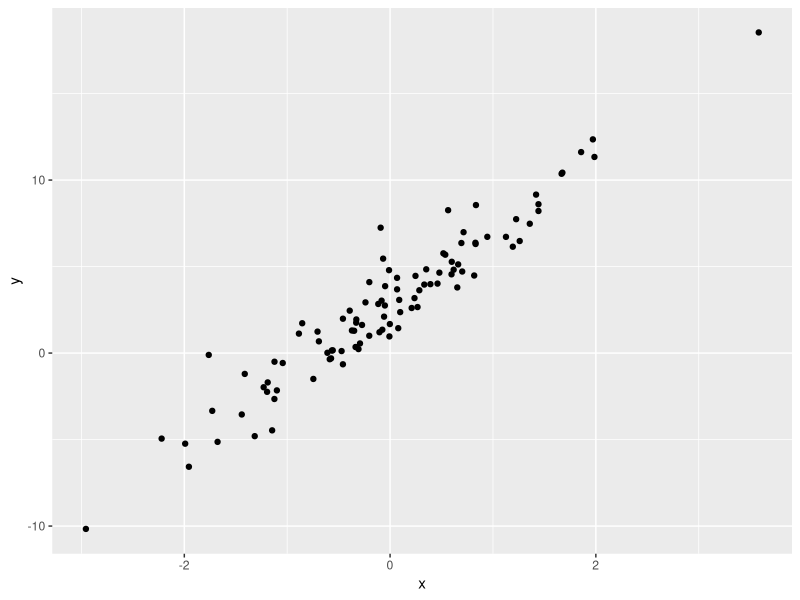
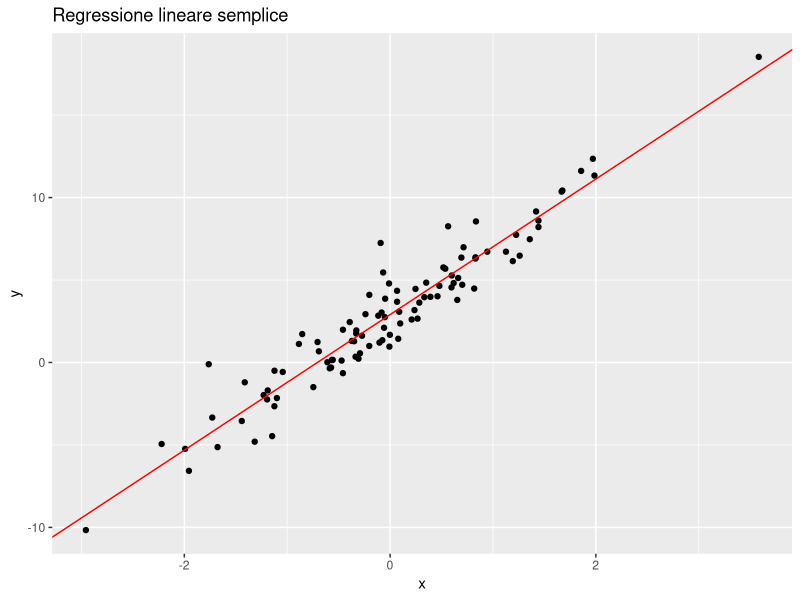
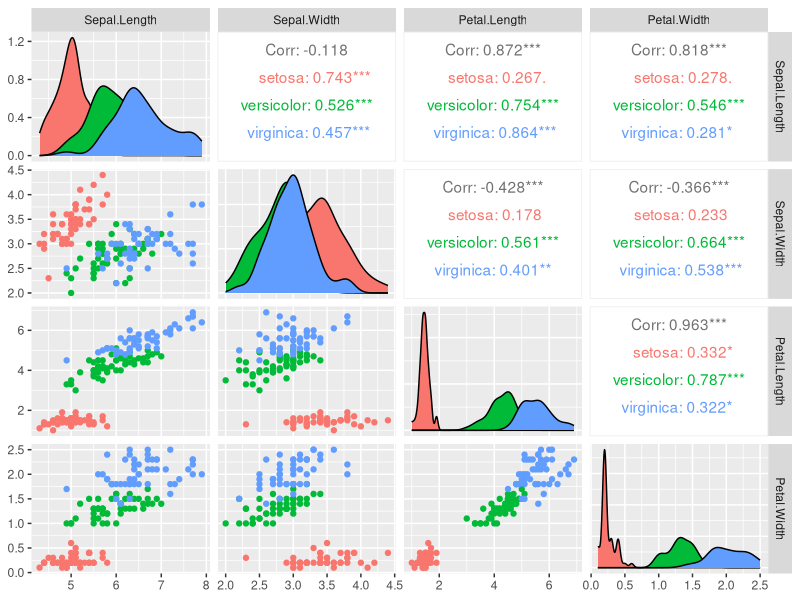
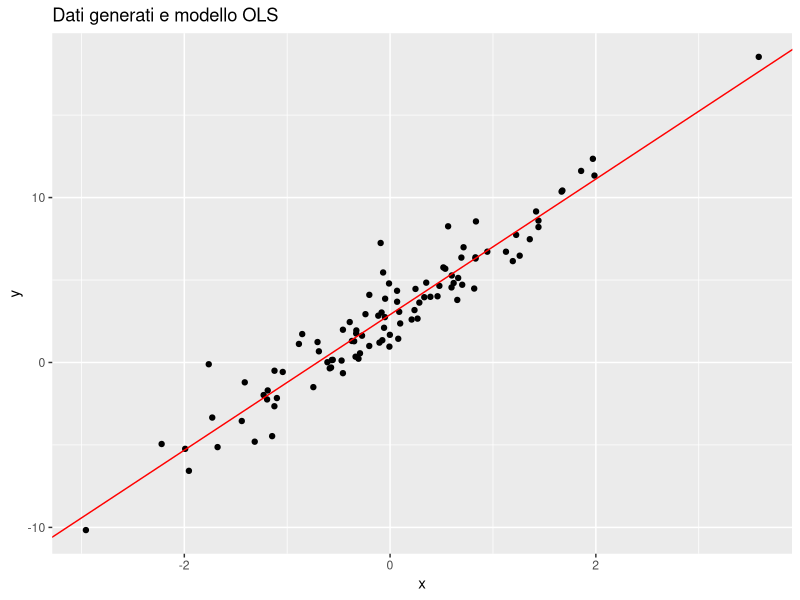
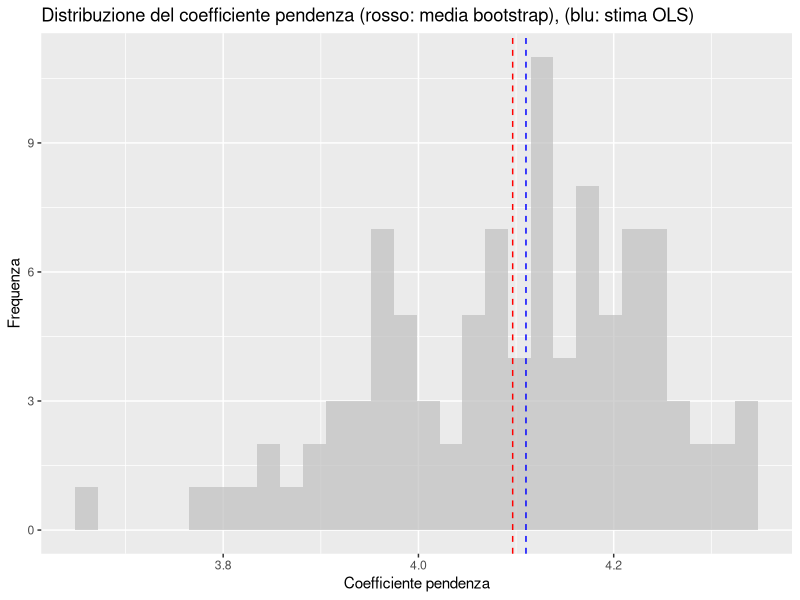
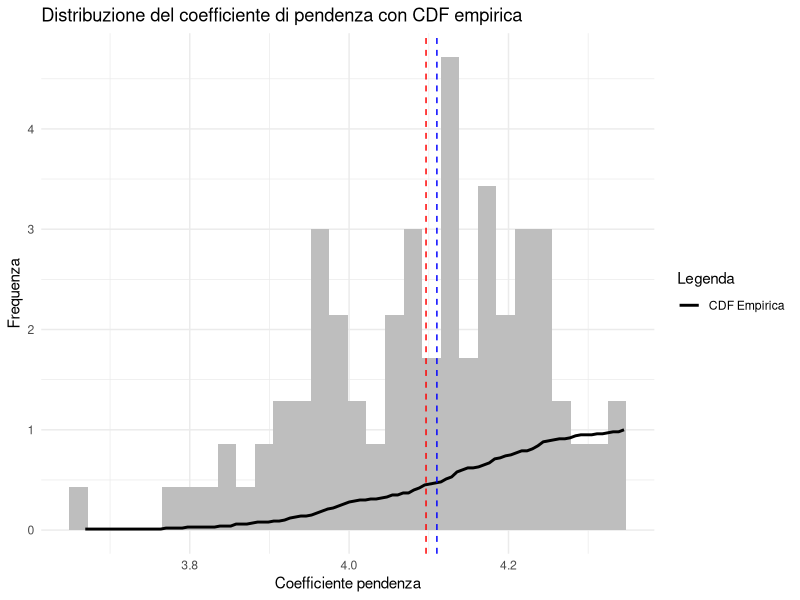
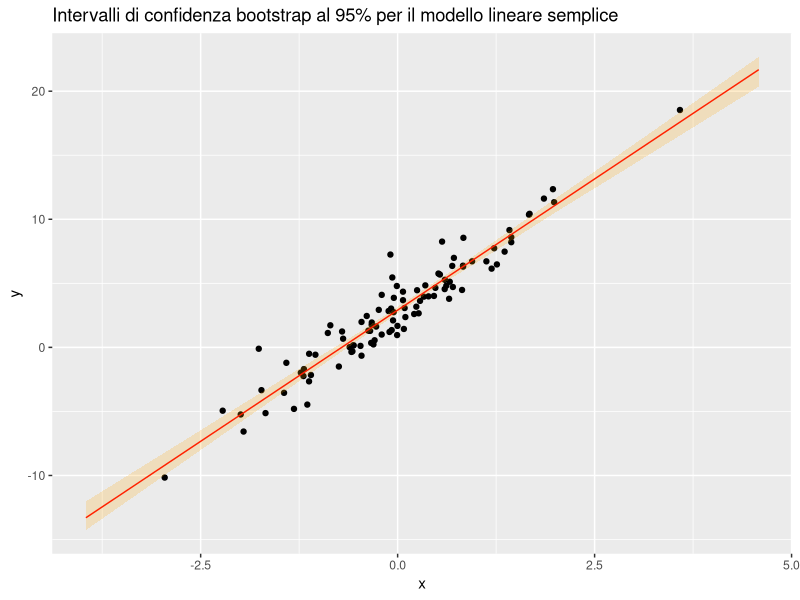
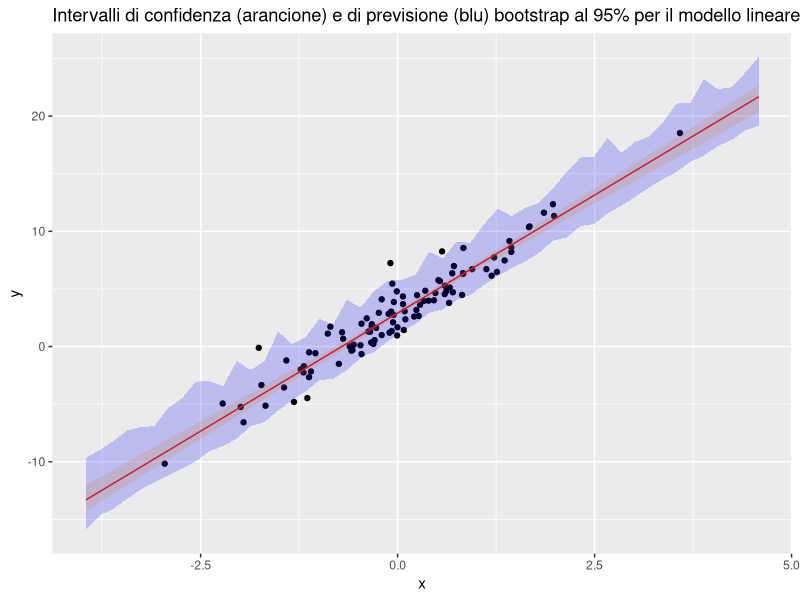

Write the R code that produced these figures, in order.
## ---- chunk 1
knitr::opts_chunk$set(warning = FALSE, message = FALSE, echo=FALSE) 
library(ggplot2)
library(class)
## ---- chunk 2
set.seed(42)
n <- 100
x <- rt(n, df=10)
# sort x
y <- 4*x+3 + rt(n,df=5) # rumore pesante
df <- data.frame(x = x, y = y)
ggplot(df, aes(x = x, y = y)) +
  geom_point() 
## ---- chunk 3
# calcola retta di regressione e plot

y_model <- lm( y ~ ., data = df)

  
ggplot() +
  geom_point(data = df, aes(x = x, y = y)) +
  geom_abline(slope = y_model$coefficients[2], intercept = y_model$coefficients[1], colour='red')+
  ggtitle("Regressione lineare semplice")
## ---- chunk 4
library(GGally)
# esempio di regressione multipla sul dataset iris
ggpairs(iris, columns=1:4, aes(color=Species))
## ---- chunk 5
# stima dei coefficienti tramite OLS
print(lm(Sepal.Length ~ Sepal.Width + Petal.Length + Petal.Width, data=iris)$coefficients)
## ---- chunk 6
X <- as.matrix(cbind(1, iris[,2:4]))
y <- as.matrix(iris$Sepal.Length)
beta_ols <- solve(t(X) %*% X) %*% t(X) %*% y
print(beta_ols)
## ---- chunk 7
# stima empirica dei coefficienti modello regressione lineare tramite bootstrap



# plot model
ggplot(df, aes(x=x, y=y)) +
  geom_point() +
  geom_abline(slope=y_model$coefficients[2], intercept=y_model$coefficients[1], color='red') +
  ggtitle("Dati generati e modello OLS")


# stima dei coefficienti OLS
print(paste("Coefficienti OLS: intercetta", round(y_model$coefficients[1],2), "pendenza", round(y_model$coefficients[2],2)))
## ---- chunk 8

#bootstrap
set.seed(42)
B <- 100
beta_boot <- matrix(0, nrow=B, ncol=2)
n <- nrow(df)
for (b in 1:B) {
  indices <- sample(1:n, size=n, replace=TRUE)
  df_b <- df[indices, ]
  model_b <- lm(y ~ x, data=df_b)
  beta_boot[b, ] <- model_b$coefficients
}
# calcolo media e deviazione standard bootstrap
beta_mean <- colMeans(beta_boot)
# istogramma
beta_df <- data.frame(beta_0 = beta_boot[,1], beta_1 = beta_boot[,2])
ggplot(beta_df, aes(x=beta_1)) +
  geom_histogram(bins=30, fill='grey', alpha=0.7) +
  ggtitle("Distribuzione del coefficiente pendenza (rosso: media bootstrap), (blu: stima OLS)")+
  # aggiungi linea media
  geom_vline(xintercept=beta_mean[2], color='red', linetype='dashed')+
  # aggiungi linea OLS 
  geom_vline(xintercept=y_model$coefficients[2], color='blue', linetype='dashed')+
  # aggiungi legenda
  labs(x='Coefficiente pendenza', y='Frequenza')
  
## ---- chunk 9
beta_df <- data.frame(beta_0 = beta_boot[,1], beta_1 = beta_boot[,2])

# Calcolo della CDF empirica
beta_ecdf <- ecdf(beta_df$beta_1)

# Creazione del grafico
ggplot(beta_df, aes(x=beta_1)) +
  geom_histogram(aes(y=..density..), bins=30, fill='grey', alpha=1) +
  stat_function(fun=beta_ecdf, aes(color="CDF Empirica"), size=1) +
  ggtitle("Distribuzione del coefficiente di pendenza con CDF empirica") +
  # Aggiungi linea media
  geom_vline(xintercept=beta_mean[2], color='red', linetype='dashed') +
  # Aggiungi linea OLS 
  geom_vline(xintercept=lm(y ~ x, data=df)$coefficients[2], color='blue', linetype='dashed') +
  # Aggiungi legenda
  labs(x='Coefficiente pendenza', y='Frequenza') +
  scale_color_manual(name = "Legenda", values = "black", labels = "CDF Empirica") +
  theme_minimal()
## ---- chunk 10
# calcolo intervalli di confidenza bootstrap al 95%
alpha <- 0.05
ci_beta_0 <- quantile(beta_boot[,1], probs=c(alpha/2, 1-alpha/2))
ci_beta_1 <- quantile(beta_boot[,2], probs=c(alpha/2, 1-alpha/2))
## ---- chunk 11
# calcolo intervalli di confidenza per il modello in un punto x_new

x_new <- 1.5
h_boot <- numeric(B)
for (b in 1:B) {
  h_boot[b] <- beta_boot[b,1] + beta_boot[b,2] * x_new
}
# calcolo media e intervallo di confidenza al 95%
h_mean <- mean(h_boot)
ci_h <- quantile(h_boot, probs=c(alpha/2, 1-alpha/2))

## ---- chunk 12

# plot di barre di intervalli di confidenza bootstrap

x_seq <- seq(min(x)-1, max(x)+1, length.out=50)
h_seq <- numeric(length(x_seq))
ci_lower <- numeric(length(x_seq))
ci_upper <- numeric(length(x_seq))
for (i in 1:length(x_seq)) {
  x_val <- x_seq[i]
  h_boot <- numeric(B)
  for (b in 1:B) {
    h_boot[b] <- beta_boot[b,1] + beta_boot[b,2] * x_val
  }
  h_seq[i] <- mean(h_boot)
  ci <- quantile(h_boot, probs=c(alpha/2, 1-alpha/2))
  ci_lower[i] <- ci[1]
  ci_upper[i] <- ci[2]
}
# plot
ci_df <- data.frame(x = x_seq, h = h_seq, ci_lower = ci_lower, ci_upper = ci_upper)
ggplot() +
  geom_point(data = df, aes(x = x, y = y)) +
  geom_line(data = ci_df, aes(x = x, y = h), color='red') +
  geom_ribbon(data = ci_df, aes(x = x, ymin = ci_lower, ymax = ci_upper), alpha=0.2, fill='orange') +
  ggtitle("Intervalli di confidenza bootstrap al 95% per il modello lineare semplice")
## ---- chunk 13

# calcolo intervalli di previsione per una nuova osservazione in x_new
# stima residui OoB
residuals_oob <- numeric(0)
for (b in 1:B) {
  indices <- sample(1:n, size=n, replace=TRUE)
  oob_indices <- setdiff(1:n, unique(indices))
  if (length(oob_indices) > 0) {
    df_b <- df[indices, ]
    model_b <- lm(y ~ x, data=df_b)
    preds_oob <- predict(model_b, newdata=df[oob_indices, ])
    residuals_oob <- c(residuals_oob, df$y[oob_indices] - preds_oob)
  }
}
# calcolo previsioni bootstrap
y_new_boot <- numeric(B)
for (b in 1:B) {
  h_b <- beta_boot[b,1] + beta_boot[b,2] * x_new
  epsilon_b <- sample(residuals_oob, size=1)
  y_new_boot[b] <- h_b + epsilon_b
}
# calcolo media e intervallo di previsione al 95%
y_new_mean <- mean(y_new_boot)
ci_y_new <- quantile(y_new_boot, probs=c(alpha/2, 1-alpha/2))

## ---- chunk 14

# plot di barre di intervalli di previsione bootstrap
ci_pred_lower <- numeric(length(x_seq))
ci_pred_upper <- numeric(length(x_seq))
for (i in 1:length(x_seq)) {
  x_val <- x_seq[i]
  y_new_boot <- numeric(B)
  for (b in 1:B) {
    h_b <- beta_boot[b,1] + beta_boot[b,2] * x_val
    epsilon_b <- sample(residuals_oob, size=1)
    y_new_boot[b] <- h_b + epsilon_b
  }
  ci_pred <- quantile(y_new_boot, probs=c(alpha/2, 1-alpha/2))
  ci_pred_lower[i] <- ci_pred[1]
  ci_pred_upper[i] <- ci_pred[2]
}
# plot
ci_pred_df <- data.frame(x = x_seq, h = h_seq, ci_lower = ci_lower, ci_upper = ci_upper,
                          ci_pred_lower = ci_pred_lower, ci_pred_upper = ci_pred_upper)
ggplot() +
  geom_point(data = df, aes(x = x, y = y)) +
  geom_line(data = ci_pred_df, aes(x = x, y = h), color='red') +
  geom_ribbon(data = ci_pred_df, aes(x = x, ymin = ci_lower, ymax = ci_upper), alpha=0.2, fill='orange') +
  geom_ribbon(data = ci_pred_df, aes(x = x, ymin = ci_pred_lower, ymax = ci_pred_upper), alpha=0.2, fill='blue') +
  ggtitle("Intervalli di confidenza (arancione) e di previsione (blu) bootstrap al 95% per il modello lineare semplice")
## ---- chunk 15
# grafico densità di Student-t al variare dei gradi di libertà
library(ggplot2)
x_seq <- seq(-4, 4, length.out=200)
df_values <- c(1, 3, 5, 10, 30)
t_df <- data.frame()
for (df in df_values) {
  y_seq <- dt((x_seq), df=df)
  t_df <- rbind(t_df, data.frame(x=x_seq, y=y_seq, df=as.factor(df)))
}
ggplot(t_df, aes(x=x, y=y, color=df)) +
  geom_line(size=1) +
  ggtitle("Densità di Student-t al variare dei gradi di libertà") +
  labs(x="x", y="Densità", color="Gradi di libertà")
## ---- chunk 16
# esempio di stima bayesiana per il modello costante
set.seed(42)
n <- 10
y <- 5 + rnorm(n, 10) # rumore pesante
df <- data.frame(y = y)

# stima bayesiana
y_mean <- mean(df$y)
y_var <- var(df$y)
# intervallo di credibilità al 95% per beta_0
alpha <- 0.05
t_quantile <- qt(1 - alpha/2, df=n-1)
ci_beta_0_lower <- y_mean - t_quantile * sqrt(y_var / n)
ci_beta_0_upper <- y_mean + t_quantile * sqrt(y_var / n)
#print(paste("Intervallo di credibilità bayesiano al 95% per beta_0: [", round(ci_beta_0_lower,2), ",", round(ci_beta_0_upper,2), "]"))
# intervallo di credibilità al 95% per la previsione
ci_y_lower <- y_mean - t_quantile * sqrt((n+1)/n * y_var)
ci_y_upper <- y_mean + t_quantile * sqrt((n+1)/n * y_var)
#print(paste("Intervallo di credibilità bayesiano al 95% per la previsione: [", round(ci_y_lower,2), ",", round(ci_y_upper,2), "]"))

## Istogramma delle osservazioni y e intervalli di credibilità 
ggplot(df, aes(x=y)) +
  geom_histogram(bins=30, fill='grey', alpha=1) + xlim(12,18)+
  ggtitle(paste("n=", n, " osservazioni di  y, (rosso: IC per la media) (blu: IC per previsione"))+
  # aggiungi linea intervallo di credibilità per beta_0
  geom_vline(xintercept=ci_beta_0_lower, color='red', linetype='dashed')+
  geom_vline(xintercept=ci_beta_0_upper, color='red', linetype='dashed')+
  geom_polygon(data=data.frame(x=c(ci_beta_0_lower, ci_beta_0_upper, ci_beta_0_upper, ci_beta_0_lower),
                           y=c(0,0,Inf,Inf)),
               aes(x=x, y=y), fill='red', alpha=0.1)+
  
  # aggiungi linea intervallo di credibilità per la previsione
  geom_vline(xintercept=ci_y_lower, color='blue', linetype='dashed')+
  geom_vline(xintercept=ci_y_upper, color='blue', linetype='dashed')+
  geom_polygon(data=data.frame(x=c(ci_y_lower, ci_y_upper, ci_y_upper, ci_y_lower),
                           y=c(0,0,Inf,Inf)),
               aes(x=x, y=y), fill='blue', alpha=0.1)+
  # aggiungi legenda
  labs(x='Osservazioni y', y='Frequenza')+
  theme_minimal()
## ---- chunk 17
# esempio di stima bayesiana per il modello costante
set.seed(42)
n <- 100
y <- 5 + rnorm(n, 10) # rumore pesante
df <- data.frame(y = y)

# stima bayesiana
y_mean <- mean(df$y)
y_var <- var(df$y)
# intervallo di credibilità al 95% per beta_0
alpha <- 0.05
t_quantile <- qt(1 - alpha/2, df=n-1)
ci_beta_0_lower <- y_mean - t_quantile * sqrt(y_var / n)
ci_beta_0_upper <- y_mean + t_quantile * sqrt(y_var / n)
#print(paste("Intervallo di credibilità bayesiano al 95% per beta_0: [", round(ci_beta_0_lower,2), ",", round(ci_beta_0_upper,2), "]"))
# intervallo di credibilità al 95% per la previsione
ci_y_lower <- y_mean - t_quantile * sqrt((n+1)/n * y_var)
ci_y_upper <- y_mean + t_quantile * sqrt((n+1)/n * y_var)
#print(paste("Intervallo di credibilità bayesiano al 95% per la previsione: [", round(ci_y_lower,2), ",", round(ci_y_upper,2), "]"))

## Istogramma delle osservazioni y e intervalli di credibilità 
ggplot(df, aes(x=y)) +
  geom_histogram(bins=30, fill='grey', alpha=1) + xlim(12,18)+
  ggtitle(paste("n=", n, " osservazioni di  y, (rosso: IC per la media) (blu: IC per previsione"))+
  # aggiungi linea intervallo di credibilità per beta_0
  geom_vline(xintercept=ci_beta_0_lower, color='red', linetype='dashed')+
  geom_vline(xintercept=ci_beta_0_upper, color='red', linetype='dashed')+
  geom_polygon(data=data.frame(x=c(ci_beta_0_lower, ci_beta_0_upper, ci_beta_0_upper, ci_beta_0_lower),
                           y=c(0,0,Inf,Inf)),
               aes(x=x, y=y), fill='red', alpha=0.1)+
  
  # aggiungi linea intervallo di credibilità per la previsione
  geom_vline(xintercept=ci_y_lower, color='blue', linetype='dashed')+
  geom_vline(xintercept=ci_y_upper, color='blue', linetype='dashed')+
  geom_polygon(data=data.frame(x=c(ci_y_lower, ci_y_upper, ci_y_upper, ci_y_lower),
                           y=c(0,0,Inf,Inf)),
               aes(x=x, y=y), fill='blue', alpha=0.1)+
  # aggiungi legenda
  labs(x='Osservazioni y', y='Frequenza')+theme_minimal()
## ---- chunk 18
# esempio di stima bayesiana per il modello costante
set.seed(42)
n <- 1000
y <- 5 + rnorm(n, 10) # rumore pesante
df <- data.frame(y = y)

# stima bayesiana
y_mean <- mean(df$y)
y_var <- var(df$y)
# intervallo di credibilità al 95% per beta_0
alpha <- 0.05
t_quantile <- qt(1 - alpha/2, df=n-1)
ci_beta_0_lower <- y_mean - t_quantile * sqrt(y_var / n)
ci_beta_0_upper <- y_mean + t_quantile * sqrt(y_var / n)
#print(paste("Intervallo di credibilità bayesiano al 95% per beta_0: [", round(ci_beta_0_lower,2), ",", round(ci_beta_0_upper,2), "]"))
# intervallo di credibilità al 95% per la previsione
ci_y_lower <- y_mean - t_quantile * sqrt((n+1)/n * y_var)
ci_y_upper <- y_mean + t_quantile * sqrt((n+1)/n * y_var)
#print(paste("Intervallo di credibilità bayesiano al 95% per la previsione: [", round(ci_y_lower,2), ",", round(ci_y_upper,2), "]"))

## Istogramma delle osservazioni y e intervalli di credibilità 
ggplot(df, aes(x=y)) +
  geom_histogram(bins=30, fill='grey', alpha=1) + xlim(12,18)+
  ggtitle(paste("n=", n, " osservazioni di  y, (rosso: IC per la media) (blu: IC per previsione"))+
  # aggiungi linea intervallo di credibilità per beta_0
  geom_vline(xintercept=ci_beta_0_lower, color='red', linetype='dashed')+
  geom_vline(xintercept=ci_beta_0_upper, color='red', linetype='dashed')+
  geom_polygon(data=data.frame(x=c(ci_beta_0_lower, ci_beta_0_upper, ci_beta_0_upper, ci_beta_0_lower),
                           y=c(0,0,Inf,Inf)),
               aes(x=x, y=y), fill='red', alpha=0.1)+
  
  # aggiungi linea intervallo di credibilità per la previsione
  geom_vline(xintercept=ci_y_lower, color='blue', linetype='dashed')+
  geom_vline(xintercept=ci_y_upper, color='blue', linetype='dashed')+
  geom_polygon(data=data.frame(x=c(ci_y_lower, ci_y_upper, ci_y_upper, ci_y_lower),
                           y=c(0,0,Inf,Inf)),
               aes(x=x, y=y), fill='blue', alpha=0.1)+
  # aggiungi legenda
  labs(x='Osservazioni y', y='Frequenza')+theme_minimal()
## ---- chunk 19
iris_model <- lm(Sepal.Length ~ Sepal.Width + Petal.Length + Petal.Width, data=iris)
#summary(iris_model)

# Calcolo della matrice di Gram
X <- model.matrix(iris_model)
G <- t(X) %*% X
n <- nrow(X)
p <- ncol(X)
RSE <- sum(residuals(iris_model)^2) / (n - p)
# Stima bayesiana dei coefficienti
beta_ols <- coef(iris_model)
# Intervalli di credibilità bayesiani al 95% per i coefficienti
for (j in 1:p) {
  se_beta_j <- sqrt(RSE /  diag(solve(G))[j])
  t_quantile <- qt(1 - 0.05/2, df=n - p)
  ci_lower <- beta_ols[j] - t_quantile * se_beta_j
  ci_upper <- beta_ols[j] + t_quantile * se_beta_j
  print(paste("Intervallo di credibilità al 95% per beta_", j-1, ":"))
  print( paste("[", round(ci_lower,2), ",", round(ci_upper,2), "]", sep=""))  
}
## ---- chunk 20
set.seed(42)
n <- 100
x <- rt(n, df=10)
# sort x
y <- 4*x+3 + rt(n,df=5) # rumore pesante
df <- data.frame(x = x, y = y)

y_model <- lm(y ~ x, data=df)

ggplot() +
  geom_point(data = df, aes(x = x, y = y)) +
  geom_abline(slope = y_model$coefficients[2], intercept = y_model$coefficients[1], colour='red')+
  ggtitle("Regressione lineare semplice")
## ---- chunk 21
# aggiungi gli intervalli di credibilità bayesiani al 95% per i coefficienti
x_seq <- seq(min(df$x), max(df$x), length.out=100)
ci_lower <- numeric(length(x_seq))
ci_upper <- numeric(length(x_seq))
for (i in 1:length(x_seq)) {
  x_val <- x_seq[i]
  X <- cbind(1, df$x)
  n <- nrow(X)
  RSE <- sum(residuals(y_model)^2) / (n - 2)
  
  s2_x <- matrix(c(1, x_val), nrow=1) %*% solve(t(X) %*% X) %*% matrix(c(1, x_val), ncol=1)
  t_quantile <- qt(1 - 0.05/2, df=n - 2)
  ci_lower[i] <- (y_model$coefficients[1] + y_model$coefficients[2] * x_val) - t_quantile * sqrt(RSE * s2_x)
  ci_upper[i] <- (y_model$coefficients[1] + y_model$coefficients[2] * x_val) + t_quantile * sqrt(RSE * s2_x)
}
ci_df <- data.frame(x = x_seq, ci_lower = ci_lower, ci_upper = ci_upper)
ggplot() +
  geom_point(data = df, aes(x = x, y = y)) +
  geom_abline(slope = y_model$coefficients[2], intercept = y_model$coefficients[1], colour='red')+
  geom_ribbon(data = ci_df, aes(x = x, ymin = ci_lower, ymax = ci_upper), alpha=0.2, fill='orange') +
  ggtitle("Intervalli di credibilità bayesiani al 95% per il modello lineare semplice")


## ---- chunk 22
# aggiungi gli intervalli di credibilità bayesiani al 95% per la previsione

x_seq <- seq(min(df$x), max(df$x), length.out=100)
ci_lower <- numeric(length(x_seq))
ci_upper <- numeric(length(x_seq))
for (i in 1:length(x_seq)) {
  x_val <- x_seq[i]
  X <- cbind(1, df$x)
  n <- nrow(X)
  RSE <- sum(residuals(y_model)^2) / (n - 2)
  
  s2_x <- matrix(c(1, x_val), nrow=1) %*% solve(t(X) %*% X) %*% matrix(c(1, x_val), ncol=1)
  t_quantile <- qt(1 - 0.05/2, df=n - 2)
  ci_lower[i] <- (y_model$coefficients[1] + y_model$coefficients[2] * x_val) - t_quantile * sqrt(RSE * (1+s2_x))
  ci_upper[i] <- (y_model$coefficients[1] + y_model$coefficients[2] * x_val) + t_quantile * sqrt(RSE * (1+s2_x))
}
ci_df <- data.frame(x = x_seq, ci_lower = ci_lower, ci_upper = ci_upper)
ggplot() +
  geom_point(data = df, aes(x = x, y = y)) +
  geom_abline(slope = y_model$coefficients[2], intercept = y_model$coefficients[1], colour='red')+
  geom_ribbon(data = ci_df, aes(x = x, ymin = ci_lower, ymax = ci_upper), alpha=0.2, fill='blue') +
  ggtitle("Intervalli di credibilità bayesiani al 95% per la previsione")
